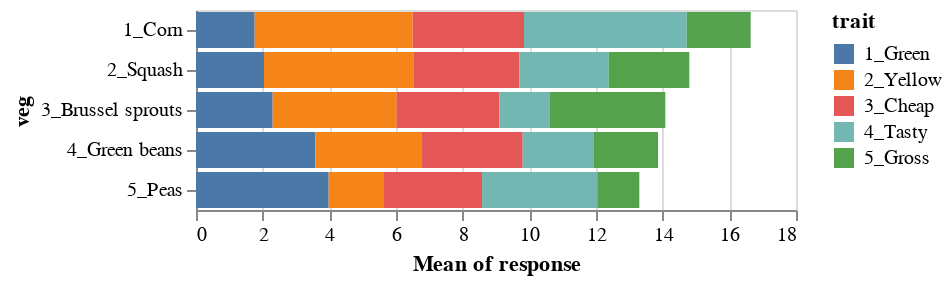

Source (notebook cell):
### Markdown cell above
### Now add traits color

*Although I'm not sure this makes much sense to stack bars of the mean responses in each trait category, which is kind of like summing the mean responses...*

### Code cell
alt.Chart(df).mark_bar().encode(
    x = 'mean(response):Q',
    y = 'veg:N',
    color = 'trait:N'
)

### Figure 1 — Vega-Lite specification as saved in the notebook (floating-point values rounded to 4 significant figures; data arrays with more than 128 entries replaced by an {"elided": "..."} marker saying what was removed)
{"config": {"view": {"continuousWidth": 300, "continuousHeight": 300}}, "data": {"name": "data-07f93f6fab5f4d4715a804d075ffd351"}, "mark": {"type": "bar"}, "encoding": {"color": {"field": "trait", "type": "nominal"}, "x": {"aggregate": "mean", "field": "response", "type": "quantitative"}, "y": {"field": "veg", "type": "nominal"}}, "$schema": "https://vega.github.io/schema/vega-lite/v5.8.0.json", "datasets": {"data-07f93f6fab5f4d4715a804d075ffd351": {"elided": "1250 records"}}}
